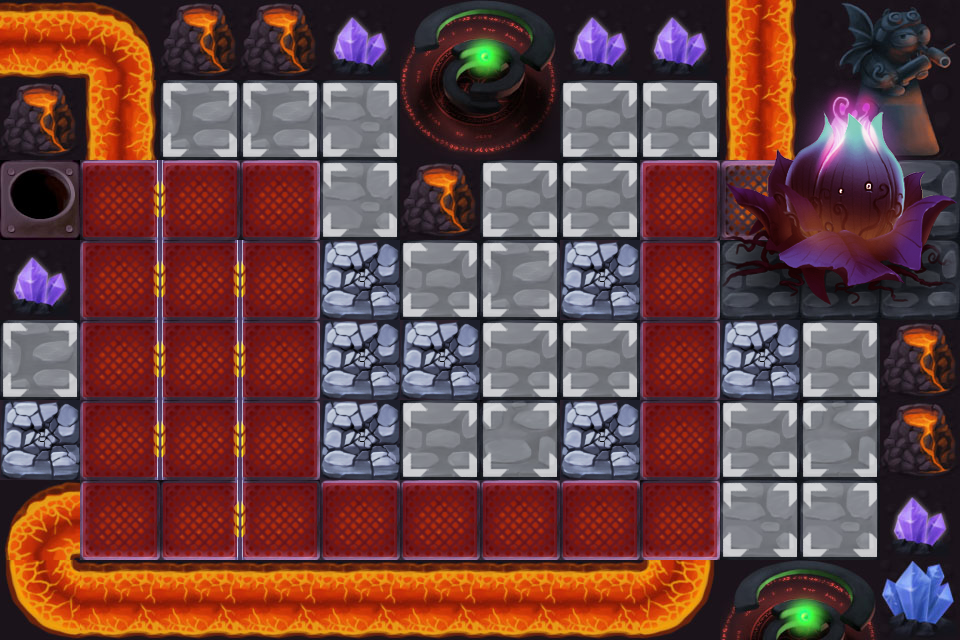

The image is a tile-based game level rendered from a .tmx file. Its description and source (layers, tilesets, objects; grid data summarised) follow:
An orthogonal 12x8 tile map with 80x80 px tiles, 7 tile layers (BACKGROUND1, BACKGROUND2, BACKGROUND3, SEEDLAYER, ...), 6 tilesets and 12 objects (WayPoint00, RapidSoliderPos, WayPoint01, WayPoint02, WayPoint03, ...).

<map version="1.0" orientation="orthogonal" width="12" height="8" tilewidth="80" tileheight="80">
 <tileset firstgid="1" name="build" tilewidth="80" tileheight="80">
  <image source="build.png" width="80" height="80" />
  <tile id="0">
   <properties>
    <property name="buildable" value="1" />
   </properties>
  </tile>
 </tileset>
 <tileset firstgid="2" name="road" tilewidth="80" tileheight="80">
  <image source="road.png" width="80" height="80" />
  <tile id="0">
   <properties>
    <property name="skillable" value="1" />
   </properties>
  </tile>
 </tileset>
 <tileset firstgid="3" name="rebuild_4" tilewidth="80" tileheight="80">
  <image source="rebuild_4.png" width="400" height="160" />
  <tile id="0">
   <properties>
    <property name="rebuildable" value="31" />
   </properties>
  </tile>
  <tile id="1">
   <properties>
    <property name="rebuildable" value="32" />
   </properties>
  </tile>
  <tile id="2">
   <properties>
    <property name="rebuildable" value="33" />
   </properties>
  </tile>
  <tile id="3">
   <properties>
    <property name="rebuildable" value="34" />
   </properties>
  </tile>
  <tile id="4">
   <properties>
    <property name="rebuildable" value="35" />
   </properties>
  </tile>
  <tile id="5">
   <properties>
    <property name="rebuildable" value="36" />
   </properties>
  </tile>
  <tile id="6">
   <properties>
    <property name="rebuildable" value="37" />
   </properties>
  </tile>
  <tile id="7">
   <properties>
    <property name="rebuildable" value="38" />
   </properties>
  </tile>
  <tile id="8">
   <properties>
    <property name="rebuildable" value="39" />
   </properties>
  </tile>
  <tile id="9">
   <properties>
    <property name="rebuildable" value="40" />
   </properties>
  </tile>
 </tileset>
 <tileset firstgid="13" name="41" tilewidth="80" tileheight="80">
  <image source="41.png" width="480" height="480" />
 </tileset>
 <tileset firstgid="49" name="42" tilewidth="80" tileheight="80">
  <image source="42.png" width="240" height="240" />
 </tileset>
 <tileset firstgid="58" name="4geduan" tilewidth="80" tileheight="80">
  <image source="4geduan.png" width="160" height="240" />
 </tileset>
 <layer name="BACKGROUND1" width="12" height="8">
  <data>[96 cells, 96 non-empty, 28 distinct tile ids]</data>
 </layer>
 <layer name="BACKGROUND2" width="12" height="8">
  <data>[96 cells, 8 non-empty, 2 distinct tile ids]</data>
 </layer>
 <layer name="BACKGROUND3" width="12" height="8">
  <data>[96 cells, 8 non-empty, 2 distinct tile ids]</data>
 </layer>
 <layer name="SEEDLAYER" width="12" height="8">
  <data>[96 cells, 9 non-empty, 9 distinct tile ids]</data>
 </layer>
 <layer name="Meta" width="12" height="8">
  <data>[96 cells, 28 non-empty, 1 distinct tile ids]</data>
 </layer>
 <layer name="Towerface" width="12" height="8">
  <data>[96 cells, 24 non-empty, 1 distinct tile ids]</data>
 </layer>
 <layer name="Rebuild" width="12" height="8">
  <data>[96 cells, 8 non-empty, 1 distinct tile ids]</data>
 </layer>
 <objectgroup name="Objects" width="12" height="8">
  <object name="WayPoint00" x="40" y="200" />
  <object name="RapidSoliderPos" x="40" y="120" />
  <object name="WayPoint01" x="120" y="200" />
  <object name="WayPoint02" x="120" y="520" />
  <object name="WayPoint03" x="200" y="520" />
  <object name="WayPoint04" x="200" y="200" />
  <object name="WayPoint05" x="280" y="200" />
  <object name="WayPoint06" x="280" y="520" />
  <object name="WayPoint07" x="680" y="520" />
  <object name="WayPoint08" x="680" y="200" />
  <object name="WayPoint09" x="760" y="200" />
  <object name="SeedsPos" x="920" y="120" />
 </objectgroup>
</map>
